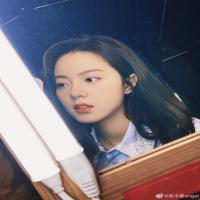
#> input picture img/1.jpg, 200 x 200 px, found by its file name
$ python prespective.py
#> lines starting #> are read from the running program, lines starting #| are printed output that depends on the picture
import cv2
import numpy as np

img =  cv2.imread('/home/xiang/OpenCV/img/1.jpg')
#> img is the input picture: shape (200, 200, 3); mean B, G, R 118.8, 109.8, 117

src = np.float32([[20,10], [10, 130], [80,20], [80, 100]])
dst = np.float32([[10,10], [10, 130], [80,10], [80, 130]])
M = cv2.getPerspectiveTransform(src, dst)
new = cv2.warpPerspective(img, M, (200, 200))
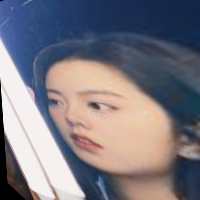
#> new: shape (200, 200, 3); mean B, G, R 128.1, 119, 122.2

cv2.imshow('img', img)
cv2.imshow('new', new)
cv2.waitKey(0)
cv2.destroyAllWindows()

$ run again, with img/20.jpg copied over img/1.jpg
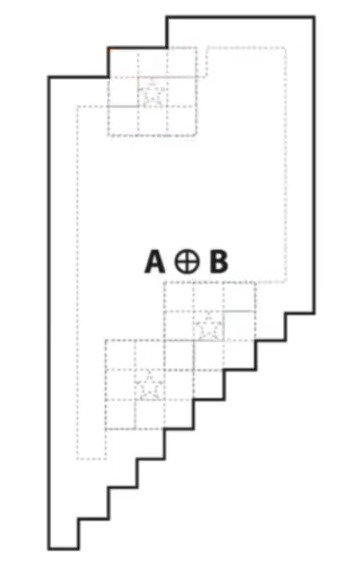
#> input picture img/20.jpg, 358 x 567 px, found by its file name
#> img is the input picture: shape (567, 358, 3); mean B, G, R 247.1, 247.2, 247.2
#> `new = cv2.warpPerspective(img, M, (200, 200))`:
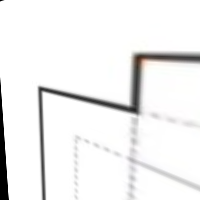
#> new: shape (200, 200, 3); mean B, G, R 240.6, 240.7, 240.9

$ run again, with img/21.jpg copied over img/1.jpg
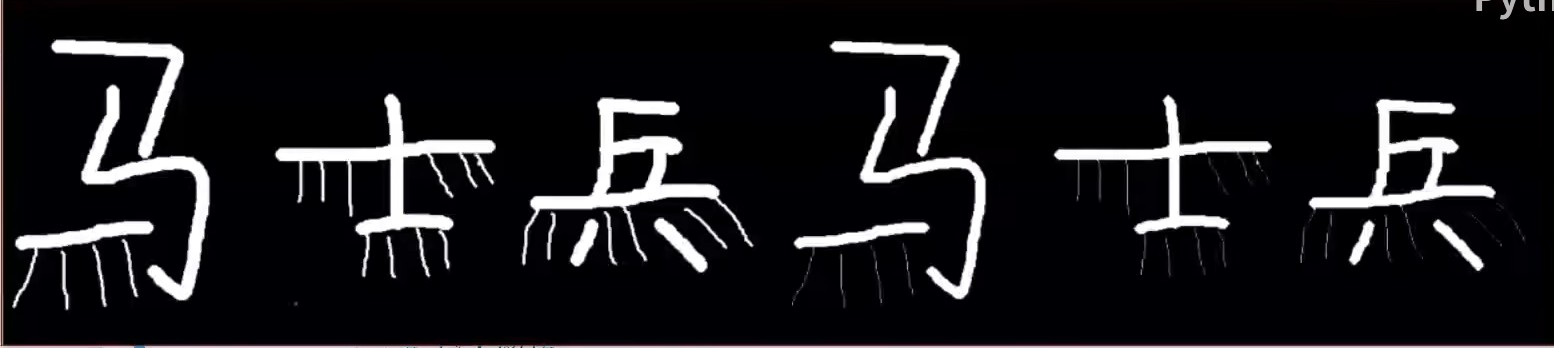
#> input picture img/21.jpg, 1554 x 348 px, found by its file name
#> img is the input picture: shape (348, 1554, 3); mean B, G, R 25.6, 22.9, 23.5
#> `new = cv2.warpPerspective(img, M, (200, 200))`:
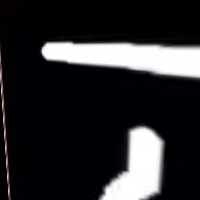
#> new: shape (200, 200, 3); mean B, G, R 44.7, 42.3, 42.7

$ run again, with img/22.jpg copied over img/1.jpg
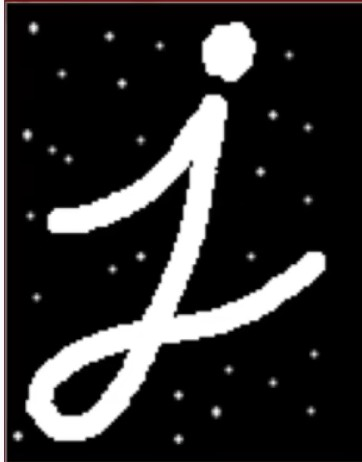
#> input picture img/22.jpg, 362 x 462 px, found by its file name
#> img is the input picture: shape (462, 362, 3); mean B, G, R 44.7, 44.6, 45.4
#> `new = cv2.warpPerspective(img, M, (200, 200))`:
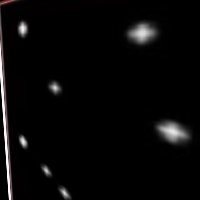
#> new: shape (200, 200, 3); mean B, G, R 8, 7.9, 8.4
